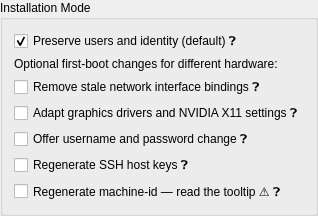
           <widget class="QGroupBox" name="isoInstallModeGroup">
            <property name="title">
             <string>Installation Mode</string>
            </property>
            <layout class="QVBoxLayout" name="isoInstallModeLayout">
             <item>
              <widget class="QCheckBox" name="isoExactCloneCheck">
               <property name="text">
                <string>Preserve users and identity (default) ❓</string>
               </property>
               <property name="toolTip">
                <string>Keeps users, SSH keys and machine-id. This is a file-based snapshot, not a disk image.
Installation erases the target and creates unencrypted ext4 plus an EFI partition.
Boot files are regenerated; source encryption, partition layout and Btrfs snapshots are not preserved.
Test the ISO in a VM before relying on it for recovery.</string>
               </property>
               <property name="checked">
                <bool>true</bool>
               </property>
              </widget>
             </item>
             <item>
              <widget class="QLabel" name="isoCompatLabel">
               <property name="text">
                <string>Optional first-boot changes for different hardware:</string>
               </property>
               <property name="wordWrap">
                <bool>true</bool>
               </property>
              </widget>
             </item>
             <item>
              <widget class="QCheckBox" name="isoCompatNetworkCheck">
               <property name="text">
                <string>Remove stale network interface bindings ❓</string>
               </property>
               <property name="toolTip">
                <string>Requires an active NetworkManager service. Removes bindings to missing physical interfaces.
Bridges, VLANs, VPNs and other network services need manual review after moving hardware.</string>
               </property>
              </widget>
             </item>
             <item>
              <widget class="QCheckBox" name="isoCompatGpuCheck">
               <property name="text">
                <string>Adapt graphics drivers and NVIDIA X11 settings ❓</string>
               </property>
               <property name="toolTip">
                <string>Uses drivers already included in the source system. Does not install packages or change repositories.
Missing drivers require your distribution's supported installation procedure.
Details and failures are saved to /var/log/xetal-firstboot.log.</string>
               </property>
              </widget>
             </item>
             <item>
              <widget class="QCheckBox" name="isoCompatUserCheck">
               <property name="text">
                <string>Offer username and password change ❓</string>
               </property>
               <property name="toolTip">
                <string>On first boot, offers to rename the user account and set a new password —
useful when handing the cloned system to someone else.
Home directory and group memberships are migrated to the new name.</string>
               </property>
              </widget>
             </item>
             <item>
              <widget class="QCheckBox" name="isoCompatSshCheck">
               <property name="text">
                <string>Regenerate SSH host keys ❓</string>
               </property>
               <property name="toolTip">
                <string>Deletes /etc/ssh/ssh_host_* and generates fresh keys on first boot, so the clone
does not impersonate the original machine over SSH.
People connecting will see a one-time "host key changed" warning — that is expected.</string>
               </property>
              </widget>
             </item>
             <item>
              <widget class="QCheckBox" name="isoCompatMachineIdCheck">
               <property name="text">
                <string>Regenerate machine-id — read the tooltip ⚠ ❓</string>
               </property>
               <property name="toolTip">
                <string>⚠ Gives the install a brand-new /etc/machine-id — applied during installation.

BREAKS anything bound to the old identity, most notably systemd ENCRYPTED
CREDENTIALS (LoadCredentialEncrypted): services like hardened libvirt secret
setups will fail with decryption errors until their credentials are re-created.
(A stale libvirt secrets-encryption-key is removed automatically so its init
service can regenerate it — but secrets encrypted under the old key are lost.)
Journald history also splits at the identity change.

Leave OFF to retain identity. Turn ON when the clone will live on the same
network as the original long-term (avoids duplicate DHCP/systemd identity).</string>
               </property>
              </widget>
             </item>
            </layout>
           </widget>
